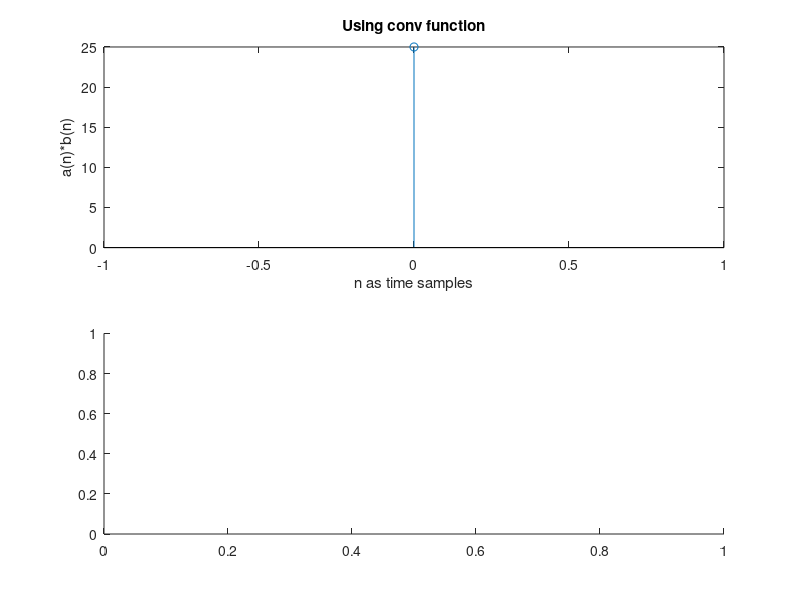

Here is the MATLAB script that generated this plot: (Note: this script raises an error after producing the figure.)
%Computation of Linear Convolution using DFT & IDFT
clc;
clear all;
close all;
a=input('Enter a DT signal (please input type of signal, if required. For e.g., sin(0:20), x(n): '); %to ask for the DT signal a
b=input('Enter another DT signal (please input type of signal, if required. For e.g., cos(0:20), y(n): '); %to ask for the DT signal b
z=conv(a,b);%computes convolution using built-in conv function
i=size(a,2);%determines column-size of matrix a 
j=size(b,2);%determines column-size of matrix b 
o=i+j-1;
%computation of convolution using DFT & IDFT
l=fft(a,o);%computes DFT of the signal a
m=fft(b,o);%computes DFT of the signal b 
v=ifft(l.*m);%computes IDFT of the signal A(w) x B(w)
%setting base lengths
G=[0:1:length(z)-1];
E=[0:1:length(v)-1];
subplot(2,1,1)
stem(G,z,'-')
title({'Using conv function'});
ylabel('a(n)*b(n)');
xlabel('n as time samples');
subplot(2,1,2)
stem(E,v,'-.','*')
title({'Using DFT & IDFT'});
ylabel('a(n)*b(n)');
xlabel('n as time samples');
sgtitle(' Linear Convolution')%general title for all subplots